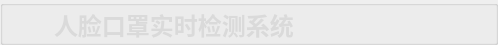
        <widget class="QGroupBox" name="groupBox">
         <property name="minimumSize">
          <size>
           <width>0</width>
           <height>45</height>
          </size>
         </property>
         <property name="maximumSize">
          <size>
           <width>16777215</width>
           <height>45</height>
          </size>
         </property>
         <property name="styleSheet">
          <string notr="true">#groupBox{
background-color: rgba(75, 75, 75, 200);
border: 0px solid #42adff;
border-left: 0px solid rgba(29, 83, 185, 255);
border-right: 0px solid rgba(29, 83, 185, 255);
border-bottom: 1px solid rgba(200, 200, 200,100);
;
border-radius:0px;}</string>
         </property>
         <property name="title">
          <string/>
         </property>
         <layout class="QHBoxLayout" name="horizontalLayout">
          <property name="spacing">
           <number>0</number>
          </property>
          <property name="topMargin">
           <number>0</number>
          </property>
          <property name="bottomMargin">
           <number>0</number>
          </property>
          <item>
           <widget class="QLabel" name="label_7">
            <property name="minimumSize">
             <size>
              <width>40</width>
              <height>40</height>
             </size>
            </property>
            <property name="maximumSize">
             <size>
              <width>40</width>
              <height>40</height>
             </size>
            </property>
            <property name="styleSheet">
             <string notr="true">image: url(:/img/icon/doctor.png)</string>
            </property>
            <property name="text">
             <string/>
            </property>
           </widget>
          </item>
          <item>
           <widget class="QLabel" name="label_4">
            <property name="styleSheet">
             <string notr="true">QLabel
{
	font-size: 24px;
	font-family: &quot;Microsoft YaHei&quot;;
	font-weight: bold;
 		border-radius:9px;
		background:rgba(66, 195, 255, 0);
color: rgb(218, 218, 218);
}
</string>
            </property>
            <property name="text">
             <string>人脸口罩实时检测系统</string>
            </property>
           </widget>
          </item>
          <item>
           <spacer name="horizontalSpacer">
            <property name="orientation">
             <enum>Qt::Horizontal</enum>
            </property>
            <property name="sizeHint" stdset="0">
             <size>
              <width>40</width>
              <height>20</height>
             </size>
            </property>
           </spacer>
          </item>
          <item>
           <layout class="QHBoxLayout" name="horizontalLayout_5">
            <property name="spacing">
             <number>0</number>
            </property>
            <item>
             <widget class="QPushButton" name="minButton">
              <property name="minimumSize">
               <size>
                <width>50</width>
                <height>28</height>
               </size>
              </property>
              <property name="maximumSize">
               <size>
                <width>50</width>
                <height>28</height>
               </size>
              </property>
              <property name="styleSheet">
               <string notr="true">QPushButton {
border-style: solid;
border-width: 0px;
border-radius: 0px;
background-color: rgba(223, 223, 223, 0);}
QPushButton::focus{outline: none;}
QPushButton::hover {
border-style: solid;
border-width: 0px;
border-radius: 0px;
background-color: rgba(223, 223, 223, 150);}</string>
              </property>
              <property name="text">
               <string/>
              </property>
              <property name="icon">
               <iconset resource="../apprcc.qrc">
                <normaloff>:/img/icon/最小化.png</normaloff>:/img/icon/最小化.png</iconset>
              </property>
             </widget>
            </item>
            <item>
             <widget class="QPushButton" name="maxButton">
              <property name="minimumSize">
               <size>
                <width>50</width>
                <height>28</height>
               </size>
              </property>
              <property name="maximumSize">
               <size>
                <width>50</width>
                <height>28</height>
               </size>
              </property>
              <property name="styleSheet">
               <string notr="true">QPushButton {
border-style: solid;
border-width: 0px;
border-radius: 0px;
background-color: rgba(223, 223, 223, 0);}
QPushButton::focus{outline: none;}
QPushButton::hover {
border-style: solid;
border-width: 0px;
border-radius: 0px;
background-color: rgba(223, 223, 223, 150);}</string>
              </property>
              <property name="text">
               <string/>
              </property>
              <property name="icon">
               <iconset resource="../apprcc.qrc">
                <normaloff>:/img/icon/正方形.png</normaloff>
                <activeon>:/img/icon/还原.png</activeon>
                <selectedon>:/img/icon/还原.png</selectedon>:/img/icon/正方形.png</iconset>
              </property>
              <property name="checkable">
               <bool>true</bool>
              </property>
             </widget>
            </item>
            <item>
             <widget class="QPushButton" name="closeButton">
              <property name="minimumSize">
               <size>
                <width>50</width>
                <height>28</height>
               </size>
              </property>
              <property name="maximumSize">
               <size>
                <width>50</width>
                <height>28</height>
               </size>
              </property>
              <property name="styleSheet">
               <string notr="true">QPushButton {
border-style: solid;
border-width: 0px;
border-radius: 0px;
background-color: rgba(223, 223, 223, 0);}
QPushButton::focus{outline: none;}
QPushButton::hover {
border-style: solid;
border-width: 0px;
border-radius: 0px;
background-color: rgba(223, 223, 223, 150);}</string>
              </property>
              <property name="text">
               <string/>
              </property>
              <property name="icon">
               <iconset resource="../apprcc.qrc">
                <normaloff>:/img/icon/关闭.png</normaloff>:/img/icon/关闭.png</iconset>
              </property>
             </widget>
            </item>
           </layout>
          </item>
         </layout>
        </widget>
